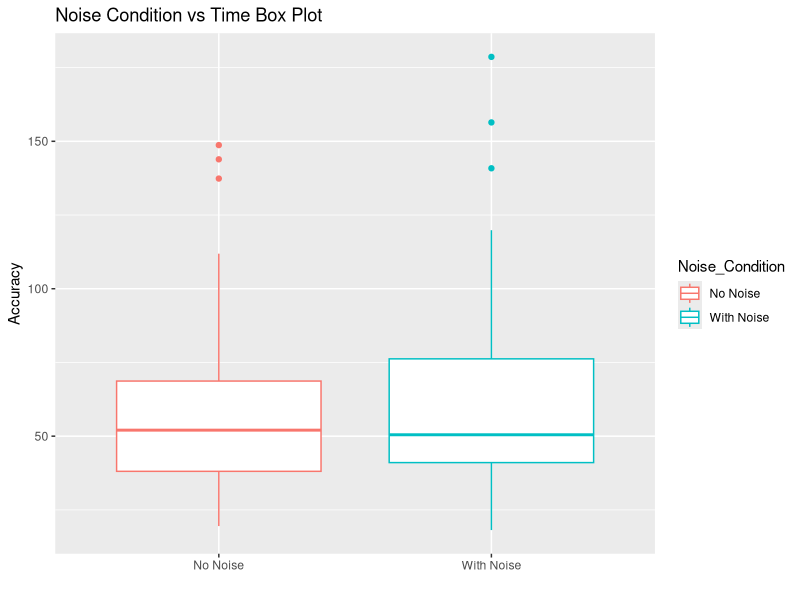

Generate this figure with R:
library(ggplot2)


data <- read.csv("237 Project.csv")
data$Noise_Condition <- factor(data$Noise_Condition, levels = c(0,1), labels=(c('No Noise', 'With Noise')))



time_boxplot<- ggplot(data, aes(x=Noise_Condition, y =Time_Taken_s, color = Noise_Condition)) +
  geom_boxplot() +labs (x= "", y= "Accuracy", title="Noise Condition vs Time Box Plot")

time_boxplot
